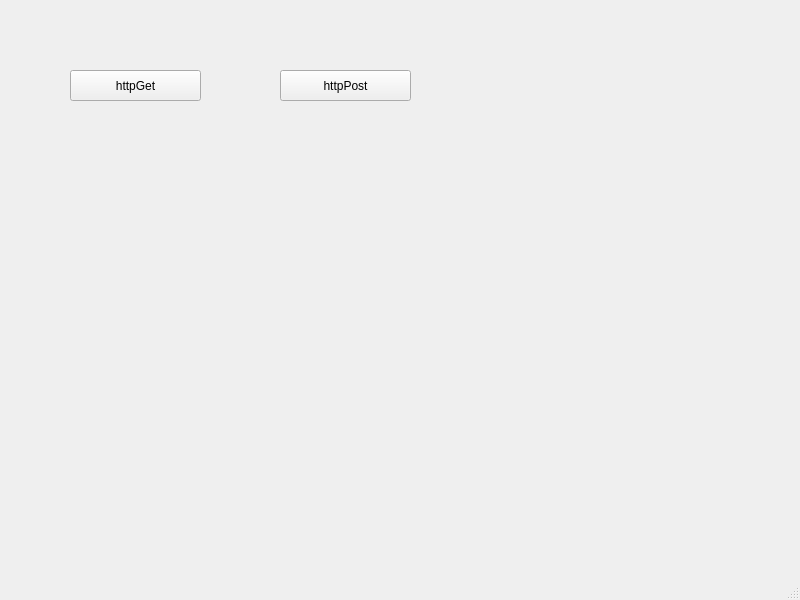
<?xml version="1.0" encoding="UTF-8"?>
<ui version="4.0">
 <class>MainWindow</class>
 <widget class="QMainWindow" name="MainWindow">
  <property name="geometry">
   <rect>
    <x>0</x>
    <y>0</y>
    <width>800</width>
    <height>600</height>
   </rect>
  </property>
  <property name="windowTitle">
   <string>MainWindow</string>
  </property>
  <widget class="QWidget" name="centralwidget">
   <widget class="QPushButton" name="pushButton">
    <property name="geometry">
     <rect>
      <x>70</x>
      <y>70</y>
      <width>131</width>
      <height>31</height>
     </rect>
    </property>
    <property name="text">
     <string>httpGet</string>
    </property>
   </widget>
   <widget class="QPushButton" name="pushButton_2">
    <property name="geometry">
     <rect>
      <x>280</x>
      <y>70</y>
      <width>131</width>
      <height>31</height>
     </rect>
    </property>
    <property name="text">
     <string>httpPost</string>
    </property>
   </widget>
  </widget>
  <widget class="QMenuBar" name="menubar">
   <property name="geometry">
    <rect>
     <x>0</x>
     <y>0</y>
     <width>800</width>
     <height>37</height>
    </rect>
   </property>
  </widget>
  <widget class="QStatusBar" name="statusbar"/>
 </widget>
 <resources/>
 <connections>
  <connection>
   <sender>pushButton</sender>
   <signal>clicked()</signal>
   <receiver>MainWindow</receiver>
   <slot>handleGetRequestEvent()</slot>
   <hints>
    <hint type="sourcelabel">
     <x>138</x>
     <y>126</y>
    </hint>
    <hint type="destinationlabel">
     <x>119</x>
     <y>206</y>
    </hint>
   </hints>
  </connection>
  <connection>
   <sender>pushButton_2</sender>
   <signal>clicked()</signal>
   <receiver>MainWindow</receiver>
   <slot>handlePostRequestEvent()</slot>
   <hints>
    <hint type="sourcelabel">
     <x>343</x>
     <y>124</y>
    </hint>
    <hint type="destinationlabel">
     <x>317</x>
     <y>183</y>
    </hint>
   </hints>
  </connection>
 </connections>
 <slots>
  <slot>handleGetRequestEvent()</slot>
  <slot>handlePostRequestEvent()</slot>
 </slots>
</ui>
